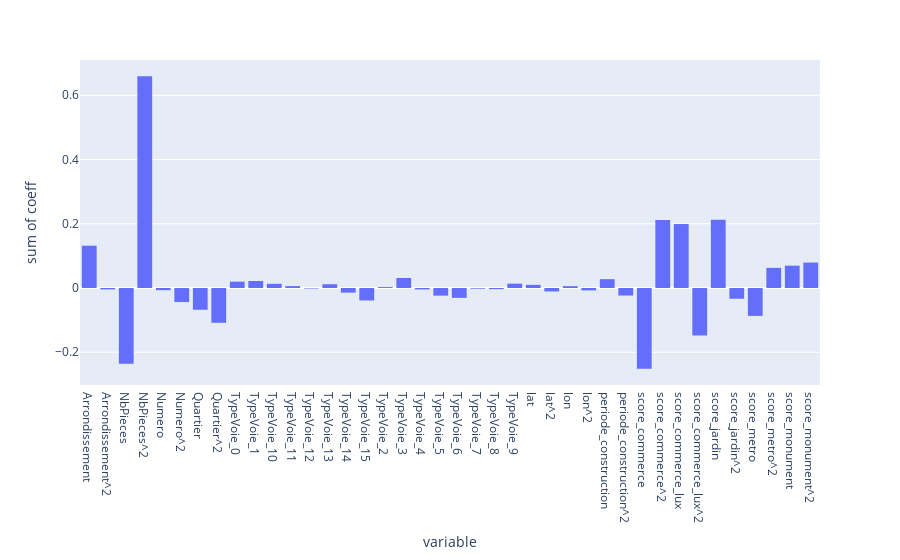
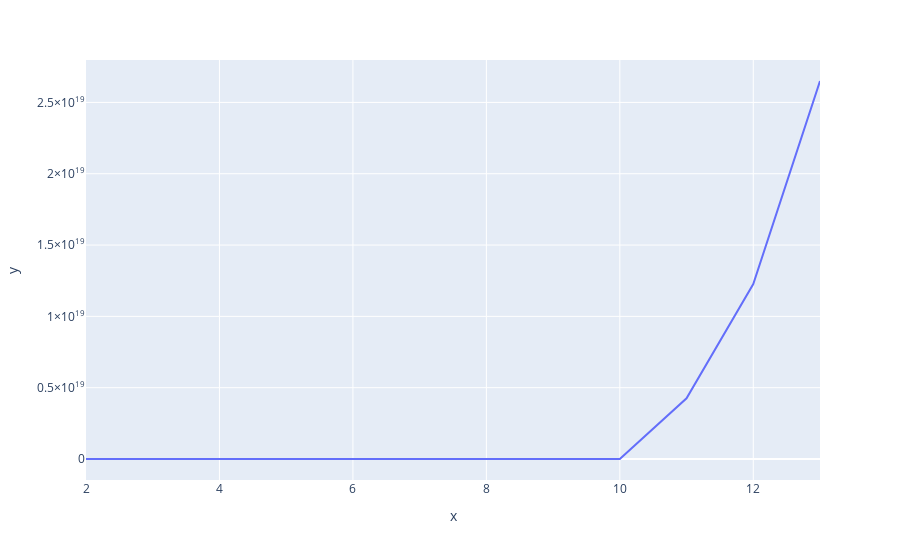

Here is the notebook cell these charts were saved with, in order:
### Code cell
# Regressions jusqu'au degré 22

list_mse_degree = [poly_reg(i) for i in range(2, 14)]

px.line(x = [i for i in range(2, 14)], y = list_mse_degree).show()

### Figure 1 — Plotly figure (JSON) as saved in the notebook; plotly's stock layout.template omitted (floating-point values rounded to 4 significant figures)
{"data": [{"alignmentgroup": "True", "bingroup": "x", "histfunc": "sum", "hovertemplate": "variable=%{x}<br>sum of coeff=%{y}<extra></extra>", "legendgroup": "", "marker": {"color": "#636efa"}, "name": "", "offsetgroup": "", "orientation": "v", "showlegend": false, "type": "histogram", "x": ["Arrondissement", "Arrondissement^2", "NbPieces", "NbPieces^2", "Numero", "Numero^2", "Quartier", "Quartier^2", "TypeVoie_0", "TypeVoie_1", "TypeVoie_10", "TypeVoie_11", "TypeVoie_12", "TypeVoie_13", "TypeVoie_14", "TypeVoie_15", "TypeVoie_2", "TypeVoie_3", "TypeVoie_4", "TypeVoie_5", "TypeVoie_6", "TypeVoie_7", "TypeVoie_8", "TypeVoie_9", "lat", "lat^2", "lon", "lon^2", "periode_construction", "periode_construction^2", "score_commerce", "score_commerce^2", "score_commerce_lux", "score_commerce_lux^2", "score_jardin", "score_jardin^2", "score_metro", "score_metro^2", "score_monument", "score_monument^2"], "xaxis": "x", "y": [0.1316, -0.004277, -0.2356, 0.6593, -0.006795, -0.04384, -0.06785, -0.1083, 0.01978, 0.02184, 0.01302, 0.00584, -0.001721, 0.01168, -0.01441, -0.03879, 0.002842, 0.03109, -0.004453, -0.02377, -0.03069, -0.002161, -0.003568, 0.01348, 0.009797, -0.01078, 0.005681, -0.007544, 0.02746, -0.02341, -0.2515, 0.2118, 0.1991, -0.1479, 0.2123, -0.03345, -0.08694, 0.06271, 0.06952, 0.07922], "yaxis": "y"}], "layout": {"barmode": "relative", "legend": {"tracegroupgap": 0}, "margin": {"t": 60}, "xaxis": {"anchor": "y", "domain": [0, 1], "title": {"text": "variable"}}, "yaxis": {"anchor": "x", "domain": [0, 1], "title": {"text": "sum of coeff"}}}}

### Figure 2 — Plotly figure (JSON) as saved in the notebook; plotly's stock layout.template omitted (floating-point values rounded to 4 significant figures)
{"data": [{"hovertemplate": "x=%{x}<br>y=%{y}<extra></extra>", "legendgroup": "", "line": {"color": "#636efa", "dash": "solid"}, "mode": "lines", "name": "", "orientation": "v", "showlegend": false, "type": "scatter", "x": [2, 3, 4, 5, 6, 7, 8, 9, 10, 11, 12, 13], "xaxis": "x", "y": [0.01457, 0.0335, 0.1197, 941.4, 121600.0, 99030000.0, 2523000000.0, 388600000000.0, 7193953234319235, 4256182974009039400, 12267999997162590000, 26501267260263444000], "yaxis": "y"}], "layout": {"legend": {"tracegroupgap": 0}, "margin": {"t": 60}, "xaxis": {"anchor": "y", "domain": [0, 1], "title": {"text": "x"}}, "yaxis": {"anchor": "x", "domain": [0, 1], "title": {"text": "y"}}}}
